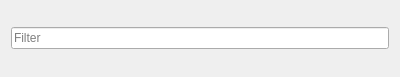
<?xml version="1.0" encoding="UTF-8"?>
<ui version="4.0">
 <class>FilterWidget</class>
 <widget class="QWidget" name="FilterWidget">
  <property name="geometry">
   <rect>
    <x>0</x>
    <y>0</y>
    <width>400</width>
    <height>77</height>
   </rect>
  </property>
  <layout class="QHBoxLayout" name="horizontalLayout" stretch="1">
   <item>
    <widget class="MyLineEdit" name="lineEdit">
     <property name="placeholderText">
      <string>Filter</string>
     </property>
    </widget>
   </item>
  </layout>
 </widget>
 <customwidgets>
  <customwidget>
   <class>MyLineEdit</class>
   <extends>QLineEdit</extends>
   <header>ui/small_widgets/MyLineEdit.h</header>
  </customwidget>
 </customwidgets>
 <resources/>
 <connections/>
</ui>
